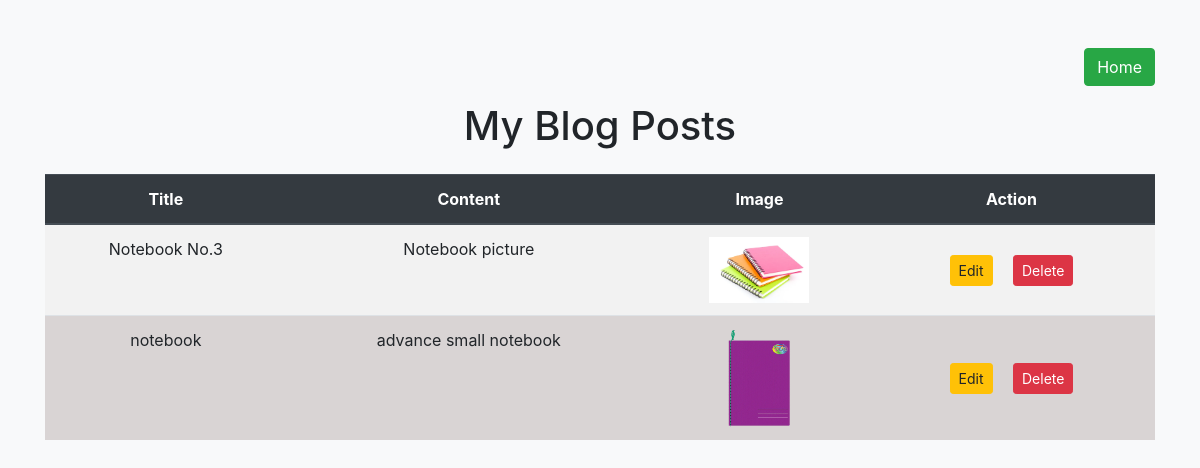
Screenshot of /my_blog.php (signed in) with the database file from the repository.
### tables this page shows
CREATE TABLE `blogposts` (
  `PostID` int(11) NOT NULL,
  `Title` varchar(255) NOT NULL,
  `Content` text NOT NULL,
  `UserID` int(11) DEFAULT NULL,
  `image_path` varchar(255) DEFAULT NULL
);

### model/blog.php (called while the page is built, shortened)
<?php
class Post {
    private $db;
    public function __construct(Database $db) {
        $this->db = $db;
    }
    public function getMyPosts($userId) {
        $conn = $this->db->getConnection();
        $query = "SELECT * FROM blogposts WHERE UserID = ? ORDER BY PostID DESC";
        $stmt = $conn->prepare($query);
        $stmt->bind_param("s", $userId);
        $stmt->execute();
        $result = $stmt->get_result();
        $posts = [];
        while ($row = $result->fetch_assoc()) {
            $posts[] = $row;
        }
        return $posts;
    }
}
?>

### my_blog.php (the view, shortened to what this page needs)
<?php
    require_once './model/blog.php';
?>
<!DOCTYPE html>
<html lang="en">
<head>
    <link rel="stylesheet" href="https://maxcdn.bootstrapcdn.com/bootstrap/4.5.2/css/bootstrap.min.css">
</head>
<body class="bg-light">
    <div class="container mt-5">
        <div class="mb-3 d-flex justify-content-end">
            <a href="index.php" class="btn btn-success">Home</a>
        </div>
        <h1 class="mb-4 text-center">My Blog Posts</h1>
        <?php
        $post = new Post(new Database());
        $userId = $_SESSION['user_id'];
        $posts = $post->getMyPosts($userId);
        if (empty($posts)) {
            echo "<p class='text-center'>No blog posts yet.</p>";
        } else {
            echo "<table class='table table-striped custom-table text-center'>";
            echo "<thead class='thead-dark'><tr><th>Title</th><th>Content</th><th>Image</th><th>Action</th></tr></thead>";
            echo "<tbody>";
            foreach ($posts as $post) {
                echo "<tr>";
                echo "<td>" . $post['Title'] . "</td>";
                echo "<td>" . $post['Content'] . "</td>";
                echo "<td>";
                if (!empty($post['image_path'])) {
                    $imagePath = $post['image_path'];
                    echo "<img src='./uploads/$imagePath' alt='Post Image' class='img-fluid' style='max-width: 100px; max-height: 100px;'>";
                }
                echo "</td>";
                echo "<td class='align-middle text-center'>";
                echo "<a href='edit_post.php?id=" . $post['PostID'] . "' class='btn btn-warning m-2 btn-sm'>Edit</a> ";
                echo "<a href='./controller/delete_post.php?id=" . $post['PostID'] . "' class='btn m-2 btn-danger btn-sm'>Delete</a>";
                echo "</td>";
                echo "</tr>";
            }
            echo "</tbody>";
            echo "</table>";
        }
        ?>
    </div>
</body>
</html>

### my_blog.php (style rules this page uses)
.custom-table tbody tr:nth-child(odd) { background-color: #f2f2f2; }
.custom-table tbody tr:nth-child(even) { background-color: #d9d4d4; }

### rows the page displays
blogposts: Title "Notebook No.3", Content "Notebook picture", image_path (picture)
blogposts: Title "notebook", Content "advance small notebook", image_path (picture)
